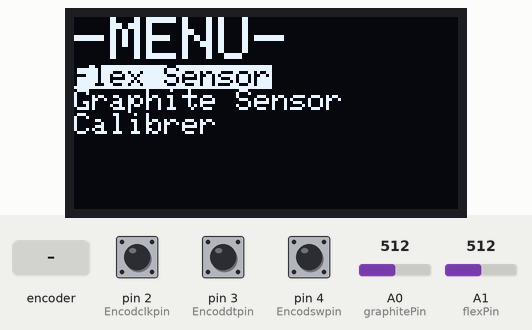
Simulated run of this sketch. Board: Arduino Uno, built with avr-gcc and run on an emulated ATmega328P. Shown: 128×64 one-colour display. The test bench sets the inputs (shaded band); at power-on: pin 4 (Encodswpin) HIGH, A1 (flexPin) = 512, A0 (graphitePin) = 512, pin 2 (Encodclkpin) HIGH, pin 3 (Encoddtpin) HIGH. What the sketch prints to the serial monitor is not drawn.

Above: at 13.6 s.
13.7 s: pin 4 (Encodswpin) pulled LOW for 3.2 s
At 17.9 s:
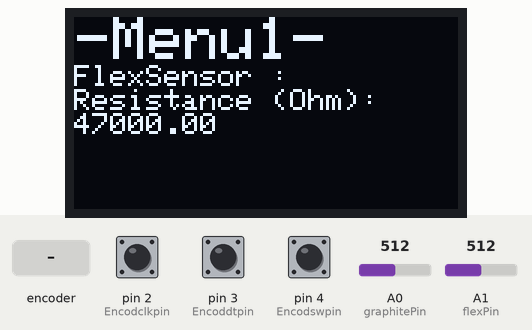
18.4 s: A1 (flexPin) set to 0
At 19.0 s:
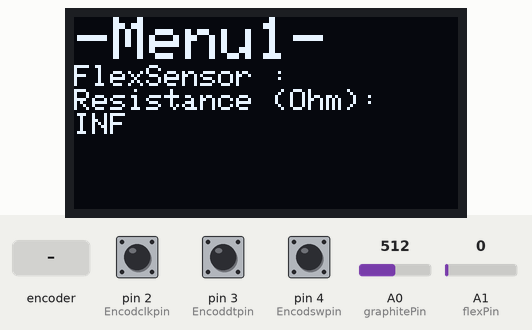
19.9 s: rotary encoder on pin 2 (Encodclkpin) / pin 3 (Encoddtpin) turned 1 step (first pin leading)
At 21.6 s:
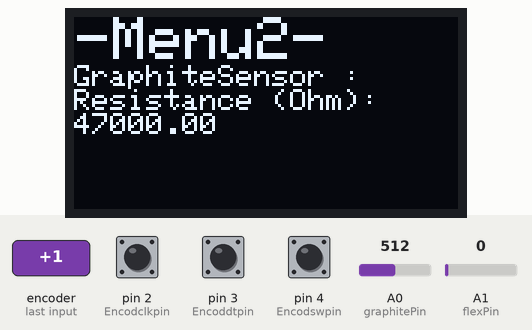
21.9 s: A0 (graphitePin) set to 0
At 22.9 s:
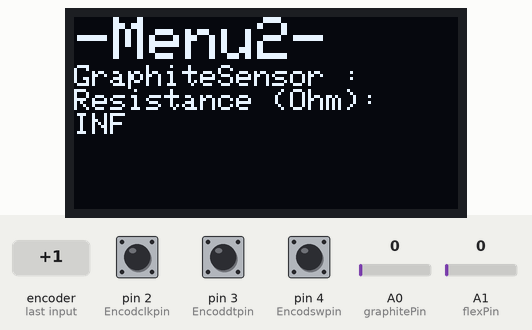
23.4 s: pin 4 (Encodswpin) pulled LOW for 0.15 s
At 24.1 s:
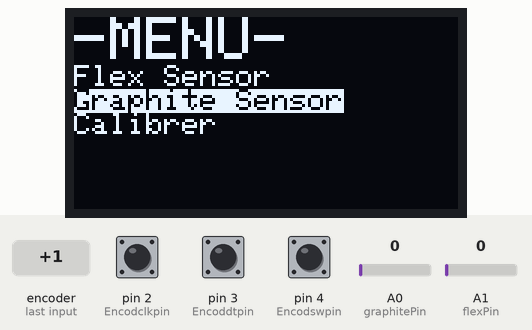
25.0 s: rotary encoder on pin 2 (Encodclkpin) / pin 3 (Encoddtpin) turned 1 step (first pin leading)
At 26.8 s:
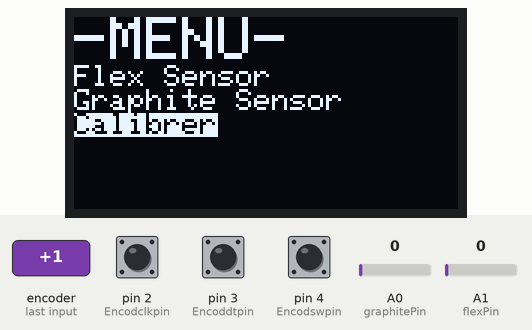
Timing chart, 0 to 27.9 s (numbered marks = the images above; inputs shaded):
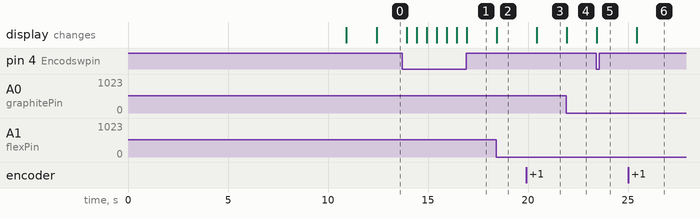

Measured:
- after the input at 13.7 s, the display: changes after 0.24 s (image 1)
- after the input at 18.4 s, the display: changes at once (image 2)
- after the input at 19.9 s, the display: changes after 0.54 s (image 3)
- after the input at 21.9 s, the display: changes at once (image 4)
- after the input at 23.4 s, the display: changes at once (image 5)
- after the input at 25.0 s, the display: changes after 0.44 s (image 6)

The sketch:

PROJET_CAPTEUR_CODE_ARDUINO.ino
```cpp
//BIBLIOTHEQUES

#include <SoftwareSerial.h>  //Bluetooth
#include <Wire.h>   //OLED
#include <Adafruit_SSD1306.h>   //OLED
#include <SPI.h>  //Potentiomètre
#include <stdlib.h>

//DEF & CST
#define baudrate 9600

  //Bluetooth:
#define rxPin 8
#define txPin 7

  //Encodeur rotatoire:
#define Encodclkpin 2
#define Encoddtpin 3
#define Encodswpin 4

  //OLED:
#define nombreDePixelsEnLargeur 128
#define nombreDePixelsEnHauteur 64
#define brocheResetOLED -1
#define adresseI2CecranOLED 0x3C
#define nb_item 3 //Nombre de choix dans le menu

  //Potentiomètre digital:
#define MCP_NOP                 0b00000000
#define MCP_WRITE               0b00010001
#define MCP_SHTDWN              0b00100001

  //Flex sensor:
#define flexPin A1

  //Capteur graphite:
#define graphitePin A0

//VARIABLES

  //Bluetooth:
SoftwareSerial mySerial (rxPin, txPin);

  //Encodeur:
volatile int Pas_encod = 0; // variable pour stocker la lecture de l'etat du bouton (crans)
int etat_bouton = 0; // variable pour stocker la lecture de l'etat du bouton (enfoncé)
int Menu = 0;

  //Flex sensor:
float val_flexs = 0;
float Vflexs, Rflexs = 0.0;
const float VCC = 5.0;
const float Rdiv = 47000.0;
const float flatres = 24700.0;
const float bentres = 80000.0;

  //Capteur graphite:
unsigned long previousMillis = 0; //Pour faire une clock
int val_graph = 0;
float VGraph, RGraph = 0.0;
const float R1 = 100000;
const float R3 = 100000;
const float R5 = 10000;

  //OLED:
int choix = 0;
float lastval = -100.0;

  //Potentiomètre digital:
const int csPin = 10;
const int maxPositions = 256;
const long rAB = 47000;
const byte rWiper = 125;
const byte pot0 = 0x11;
const byte pot0shutdown = 0x21;
float R2;

Adafruit_SSD1306 ecranOLED (nombreDePixelsEnLargeur, nombreDePixelsEnHauteur, &Wire, brocheResetOLED);

void setup() { //Configuration et initialisation des différents composants

  Serial.begin(9600);

  //OLED:
  if (!ecranOLED.begin (SSD1306_SWITCHCAPVCC, adresseI2CecranOLED)) { // Arrêt du programme (boucle infinie) si échec d'initialisation
    while(1);
  }

  //Calibration
  ecranOLED.clearDisplay();
  ecranOLED.setTextSize(1);
  ecranOLED.setTextColor(SSD1306_WHITE);
  ecranOLED.setCursor(0,0);
  ecranOLED.println(F("Calibration en cours..."));
  ecranOLED.println(F("Veuillez ne pas toucher"));
  ecranOLED.println(F("le capteur."));
  ecranOLED.display();

  //Pontentiometre digital :
  pinMode(csPin, OUTPUT);
  digitalWrite(csPin, HIGH);
  SPI.begin();
  Calibration();
  ecranOLED.clearDisplay();
  ecranOLED.setCursor(0,0);
  ecranOLED.println(F("Calibration OK !"));
  ecranOLED.display();
  delay(1000);

  //Encodeur rotatoire:
  pinMode(Encodclkpin, INPUT);
  digitalWrite(Encodclkpin, HIGH);
  pinMode(Encoddtpin, INPUT);
  digitalWrite(Encoddtpin, HIGH);
  pinMode(Encodswpin, INPUT);
  digitalWrite(Encodswpin, HIGH);
  attachInterrupt(0, doEncoder, RISING); // On met une interruption sur l'encodeur

  //Module Bluetooth:
  pinMode (rxPin,INPUT);
  pinMode (txPin,OUTPUT);
  mySerial.begin(baudrate);

  //Capteurs:
  pinMode(flexPin, INPUT);
  pinMode(graphitePin, INPUT);

  delay(500);

}

//LOOP

void loop() {                               // Boucle en continue

  Afficher_Menu(); //Appelée toutes les 500ms

}

//FONCTIONS

float flexSensor(){                       // Renvoie la valeur de la résistance aux bornes du flex sensor
  float ADCflex = analogRead(flexPin);
  Vflexs = ADCflex * VCC / 1024.0;
  Rflexs = Rdiv * (VCC / Vflexs - 1.0);
  return Rflexs;
}

float graphiteSensor(){                   // Renvoie la valeur de la résisatnce aux bornes du capteur graphite
  float ADCgraph = analogRead(graphitePin);
  float VGraph = ADCgraph * VCC / 1024.0;
  RGraph = Rdiv*(VCC/VGraph-1.0);
  return RGraph;
}

float graphiteSensor_voltage(){           // Renvoie la valeur de la tension aux bornes du capteur graphite
  float ADCgraph = analogRead(graphitePin);
  float VGraph = ADCgraph * VCC / 1024.0;
  return VGraph;
}

void setPotWiper(int addr, int pas){     // Règle la résistance de sortie du potentiomètre digital
  pas = constrain(pas, 0, 255);
  digitalWrite(csPin, LOW);
  SPI.transfer(addr);
  SPI.transfer(pas);
  digitalWrite(csPin, HIGH);
  R2 = ((rAB * pas) / maxPositions) + rWiper;
}


void Calibration(){                     // Calibre le potentiomètre digital pour avoir une tensoin de 3V avec une tolérance de 0.2V
  float target = 3.0, tol = 0.2;
  int pas = 0;
  char chaine[10];

  do {
    setPotWiper(pot0, pas);
    pas += 5;
    delay(200);
  } while ((graphiteSensor_voltage() < (target - tol) || graphiteSensor_voltage() > (target + tol)) && pas <= 265);

  dtostrf(pas, sizeof(chaine)-1, 2, chaine);

  if (pas < 265) {
    Serial.println(F("Potentiometer calibrated at pasition : "));
    Serial.print(chaine);

    float val = graphiteSensor();
    dtostrf(val, sizeof(chaine)-1, 2, chaine);
    Serial.println(F("Value : "));
    Serial.print(chaine);
  }
  else {
    Serial.println(F("Potentiometer not calibrated at target 3V"));
  }
}


void doEncoder(){                          // Lit la position de l'encodeur (lors de l'interruption)
  if ( (digitalRead(Encodclkpin)==HIGH) && (digitalRead(Encoddtpin)==HIGH) ) {
    Pas_encod++;
  }
  else if ( (digitalRead(Encodclkpin)==HIGH) && (digitalRead(Encoddtpin)==LOW) ) {
    Pas_encod--;
  }
}


void appui_bouton(){                      // Vérifie l'état du bouton de l'endodeur rotatoire (enfoncé ou non)
  etat_bouton = digitalRead(Encodswpin);
  if (etat_bouton == 0) {
    if (Menu == 0) {
      Menu++;
    }
    else {
      Menu--;
    }
  }
}


void Afficher_Liste_Menu(int selection){   //Affiche la liste des menus avec la surbrillance sur le bon titre, gère l'affichage sur le OLED

  ecranOLED.clearDisplay();
  ecranOLED.setTextSize(2);
  ecranOLED.setCursor(0, 0);
  ecranOLED.setTextColor (SSD1306_WHITE, SSD1306_BLACK);
  ecranOLED.println (F("-MENU-"));
  ecranOLED.setTextSize(1);

  if (selection==0){
    ecranOLED.setTextColor(SSD1306_BLACK, SSD1306_WHITE);
    ecranOLED.println(F("Flex Sensor"));
    ecranOLED.setTextColor(SSD1306_WHITE, SSD1306_BLACK);
    ecranOLED.println(F("Graphite Sensor"));
    ecranOLED.setTextColor(SSD1306_WHITE, SSD1306_BLACK);
    ecranOLED.println(F("Calibrer"));
  }
  else if (selection==1){
    ecranOLED.setTextColor(SSD1306_WHITE, SSD1306_BLACK);
    ecranOLED.println(F("Flex Sensor"));
    ecranOLED.setTextColor(SSD1306_BLACK, SSD1306_WHITE);
    ecranOLED.println(F("Graphite Sensor"));
    ecranOLED.setTextColor(SSD1306_WHITE, SSD1306_BLACK);
    ecranOLED.println(F("Calibrer"));
  }
  else if (selection==2){
        ecranOLED.setTextColor(SSD1306_WHITE, SSD1306_BLACK);
    ecranOLED.println(F("Flex Sensor"));
    ecranOLED.setTextColor(SSD1306_WHITE, SSD1306_BLACK);
    ecranOLED.println(F("Graphite Sensor"));
    ecranOLED.setTextColor(SSD1306_BLACK, SSD1306_WHITE);
    ecranOLED.println(F("Calibrer"));

  }

  ecranOLED.display();
}


void Ecran_Flex(){                              //Affiche le menu du flex sensor

  float val = flexSensor();
  char res[20];
  dtostrf (val, 1, 2, res);
  ecranOLED.clearDisplay();
  ecranOLED.setCursor(1, 0);
  ecranOLED.setTextColor (SSD1306_WHITE, SSD1306_BLACK);
  ecranOLED.setTextSize(2);
  ecranOLED.println(F("-Menu1-"));
  ecranOLED.setTextSize(1);
  ecranOLED.println (F("FlexSensor :"));
  ecranOLED.println(F("Resistance (Ohm):"));
  ecranOLED.println(res);
  ecranOLED.display();
}


void Ecran_Graphite(){                        //Affiche le menu du graphite sensor et envoie bluetooth
  float val = graphiteSensor();
  char res[20];
  dtostrf(val, 1, 2, res);
  ecranOLED.clearDisplay();
  ecranOLED.setCursor(1, 0);
  ecranOLED.setTextColor (SSD1306_WHITE, SSD1306_BLACK);
  ecranOLED.setTextSize(2);
  ecranOLED.println(F("-Menu2-"));
  ecranOLED.setTextSize(1);
  ecranOLED.println (F("GraphiteSensor :"));
  ecranOLED.println(F("Resistance (Ohm):"));
  ecranOLED.println(res);
  ecranOLED.display();
  mySerial.println(res);
}


void Afficher_Menu (){                       // Affiche les menus sur l'écran OLED
  unsigned long currentMillis = millis ();  // Sauvegarde la valeur du temps écoulé depuis le lancement du programme

  if (currentMillis - previousMillis >= 500){

    previousMillis = currentMillis;
    appui_bouton();
    choix = abs(Pas_encod) % nb_item;

    switch (abs(choix)){
      case 0 :
        if (Menu == 0) {
          Afficher_Liste_Menu(0);
        }
        else if (Menu == 1) {
          Ecran_Flex();
        }
        break;

      case 1:
        if (Menu == 0) {
          Afficher_Liste_Menu(1);
        }
        else if (Menu == 1) {
          Ecran_Graphite();
        }
        break;

      case 2 :
        if (Menu == 0) {
          Afficher_Liste_Menu(2);
        }
        else if (Menu == 1) {
          ecranOLED.clearDisplay();
          ecranOLED.setCursor(0, 0);
          ecranOLED.setTextSize(1);
          ecranOLED.setTextColor(SSD1306_WHITE);
          ecranOLED.println(F("MODE CALIB"));
          ecranOLED.println(F(""));
          ecranOLED.println(F("Ne pas toucher"));
          ecranOLED.println(F("le capteur..."));
          ecranOLED.display();
          Calibration();
          ecranOLED.clearDisplay();
          ecranOLED.setCursor(0, 0);
          ecranOLED.println(F("CALIBRATION OK !"));
          ecranOLED.display();
          delay(3000);
          Menu = 0;
        }
        break;

      break;
    }
  }
}
```
